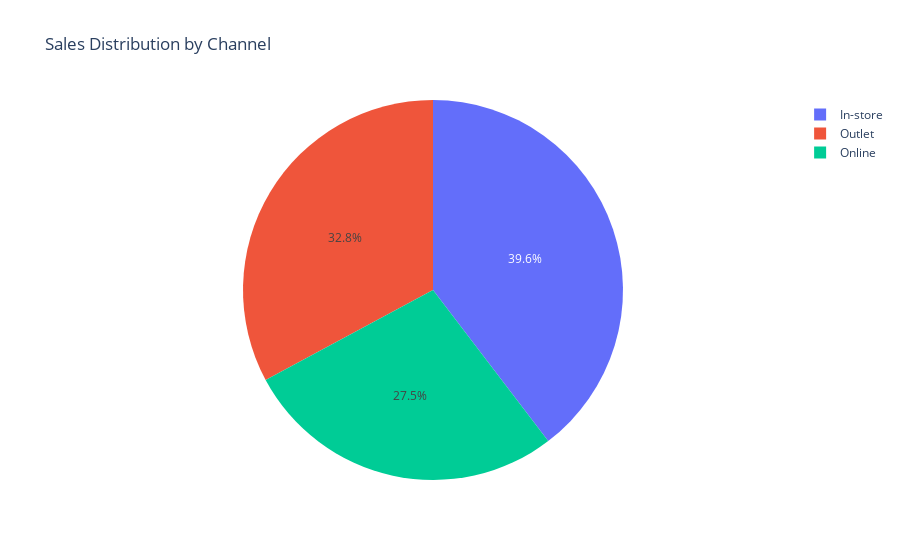

The notebook cell this image was saved under:
### Markdown cell above
###### 5. Sales Channel Comparison

### Code cell
px.pie(names=pd_df.groupby("Channel")["Sales"].sum().index,
       values=pd_df.groupby("Channel")["Sales"].sum().values,
       title="Sales Distribution by Channel")

### Figure 1 — Plotly figure (JSON) as saved in the notebook; plotly's stock layout.template omitted (floating-point values rounded to 4 significant figures)
{"data": [{"domain": {"x": [0, 1], "y": [0, 1]}, "hovertemplate": "label=%{label}<br>value=%{value}<extra></extra>", "labels": ["In-store", "Online", "Outlet"], "legendgroup": "", "name": "", "showlegend": true, "type": "pie", "values": [356643744, 247672880, 295585504]}], "layout": {"legend": {"tracegroupgap": 0}, "title": {"text": "Sales Distribution by Channel"}}}
